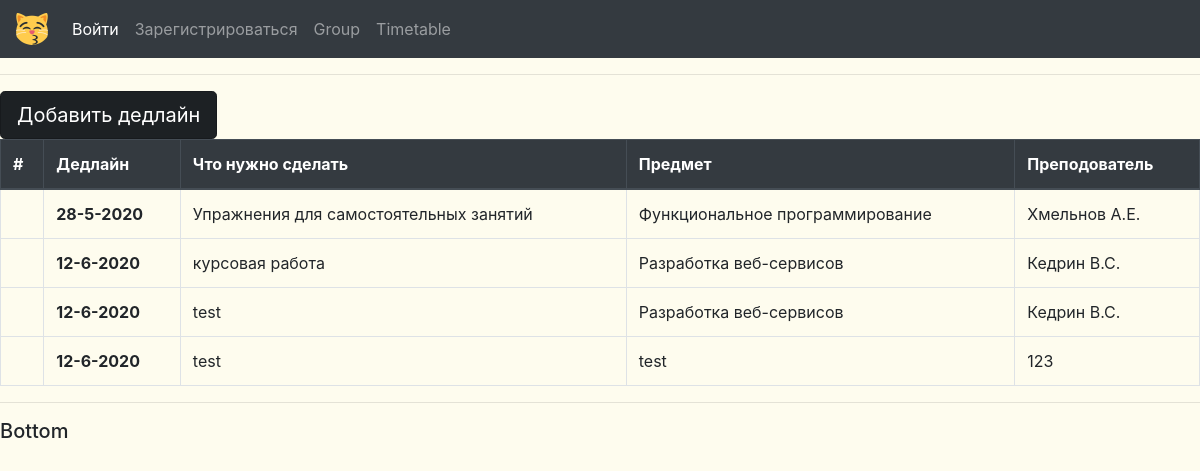
The app's page /deadlines/, older data.
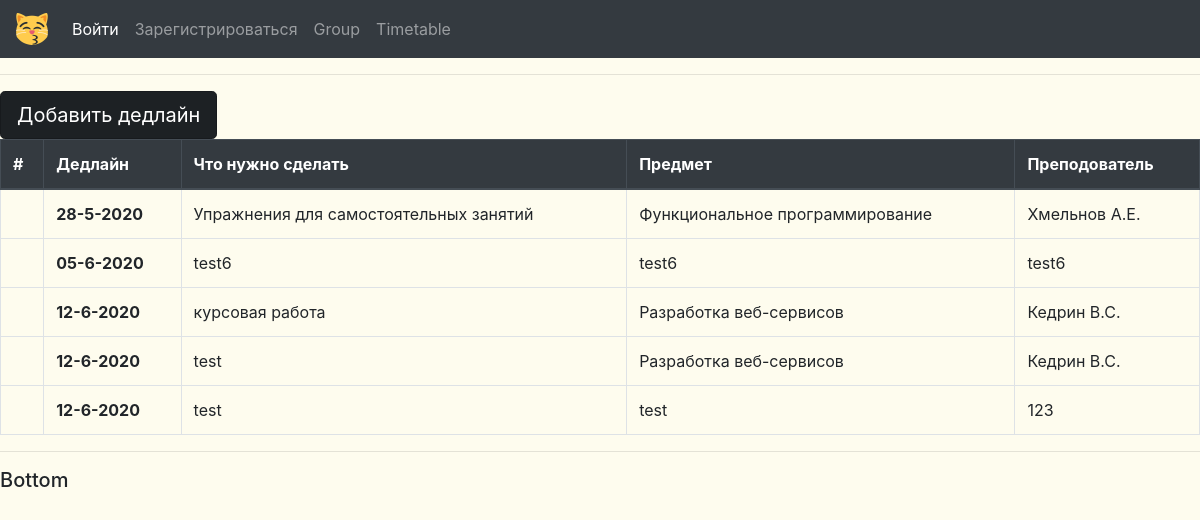
The same page, newer data.
### login/models.py (models this page shows, shortened)
class deadlines(models.Model):
    deadlines = models.DateTimeField()
    name = models.CharField(max_length=250, null=True)
    description = models.CharField(max_length=250, null=True)
    subject = models.CharField(max_length=250, null=True)
    teacher = models.CharField(max_length=150, null=True)
    group = models.CharField(max_length=150, null=True)

### login/templates/login/deadlines_list.html (shortened to what this page needs)
{% extends 'login/main.html' %}
{% block content %}
<a href="add" class="btn btn-dark btn-lg active " role="button" aria-pressed="true">Добавить дедлайн</a>
<table class="table table-bordered">
    <thead class="thead-dark">
      <tr>
        <th>#</th>
        <th>Дедлайн</th>
        <th>Что нужно сделать</th>
        <th>Предмет</th>
        <th>Преподователь</th>
      </tr>
    </thead>
    <tbody>
        {%  for val in object_list %}
            <tr>
                <th scope="row"></th>
                <th>{{val.deadlines|date:"d-n-Y"}}</th>
                <td>{{val.name}}</td>
                <td>{{val.subject}}</td>
                <td>{{val.teacher}}</td>
            </tr>
        {%  endfor %}
    </tbody>
  </table>
{% endblock%}

### dafuq/login/templates/login/main.html (shortened to what this page needs)
{% load static %}
<!DOCTYPE html>
<html lang="en" dir="ltr">
  <head>
    <link rel="stylesheet" href="https://stackpath.bootstrapcdn.com/bootstrap/4.5.0/css/bootstrap.min.css">
    <link rel="stylesheet" href="{% static '/css/main.css'%}">
  </head>
  <body>
    <nav class="navbar navbar-expand-lg navbar-dark bg-dark">
      <img src="{% static '/images/cat32.png'%}" class="navbar-brand">
  <div class="collapse navbar-collapse" id="navbarNavAltMarkup">
    <div class="navbar-nav">
      <a class="nav-item nav-link active" href="{% url 'login'%}">Войти<span class="sr-only">(current)</span></a>
      <a class="nav-item nav-link" href="{% url 'register' %}">Зарегистрироваться</a>
      <a class="nav-item nav-link" href="#">Group</a>
      <a class="nav-item nav-link" href="{% url 'timetable'%}">Timetable</a>
    </div>
  </div>
</nav>
    <hr>
    {% block content%}
    {% endblock%}
    <hr>
    <h5>Bottom</h5>
  </body>
</html>

### dafuq/static/css/main.css (style rules this page uses)
body { background-color: #fefcee; }

Row changes from the older to the newer data that the page shows:
added deadlines: deadlines "05-6-2020", name "test6", subject "test6", teacher "test6"
